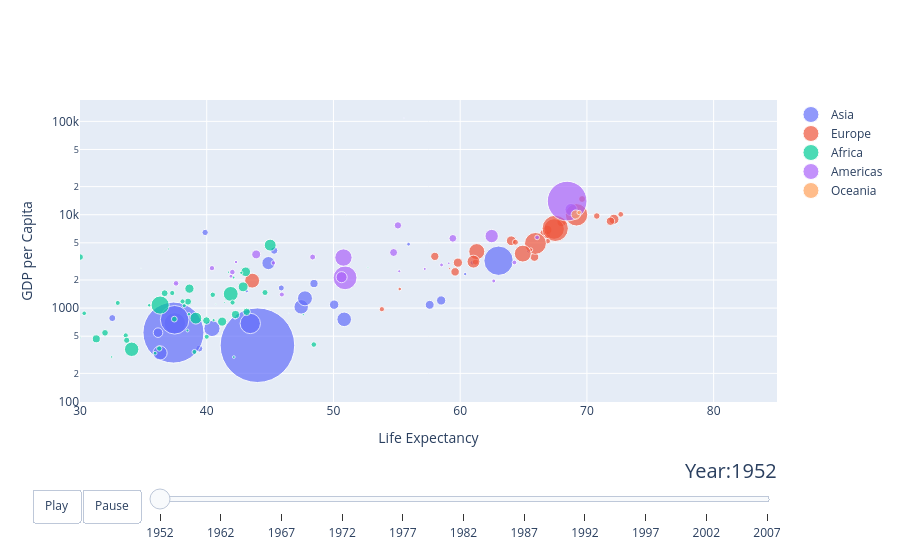

This figure's notebook cell:
### Markdown cell above
## [Plotly] Best example of animation

Source: [plotly](https://plotly.com/python/animations/) - _Using a Slider and Buttons_

### Code cell
url = "https://raw.githubusercontent.com/plotly/datasets/master/gapminderDataFiveYear.csv"
dataset = pd.read_csv(url)

years = ["1952", "1962", "1967", "1972", "1977", "1982", "1987", "1992", "1997", "2002",
         "2007"]

# make list of continents
continents = []
for continent in dataset["continent"]:
    if continent not in continents:
        continents.append(continent)

# make figure
fig_dict = {
    "data": [],
    "layout": {},
    "frames": []
}

# fill in most of layout
fig_dict["layout"]["xaxis"] = {"range": [30, 85], "title": "Life Expectancy"}
fig_dict["layout"]["yaxis"] = {"title": "GDP per Capita", "type": "log"}
fig_dict["layout"]["hovermode"] = "closest"
fig_dict["layout"]["updatemenus"] = [
    {
        "buttons": [
            {
                "args": [None, {"frame": {"duration": 500, "redraw": False},
                                "fromcurrent": True, "transition": {"duration": 300,
                                                                    "easing": "quadratic-in-out"}}],
                "label": "Play",
                "method": "animate"
            },
            {
                "args": [[None], {"frame": {"duration": 0, "redraw": False},
                                  "mode": "immediate",
                                  "transition": {"duration": 0}}],
                "label": "Pause",
                "method": "animate"
            }
        ],
        "direction": "left",
        "pad": {"r": 10, "t": 87},
        "showactive": False,
        "type": "buttons",
        "x": 0.1,
        "xanchor": "right",
        "y": 0,
        "yanchor": "top"
    }
]

sliders_dict = {
    "active": 0,
    "yanchor": "top",
    "xanchor": "left",
    "currentvalue": {
        "font": {"size": 20},
        "prefix": "Year:",
        "visible": True,
        "xanchor": "right"
    },
    "transition": {"duration": 300, "easing": "cubic-in-out"},
    "pad": {"b": 10, "t": 50},
    "len": 0.9,
    "x": 0.1,
    "y": 0,
    "steps": []
}

# make data
year = 1952
for continent in continents:
    dataset_by_year = dataset[dataset["year"] == year]
    dataset_by_year_and_cont = dataset_by_year[
        dataset_by_year["continent"] == continent]

    data_dict = {
        "x": list(dataset_by_year_and_cont["lifeExp"]),
        "y": list(dataset_by_year_and_cont["gdpPercap"]),
        "mode": "markers",
        "text": list(dataset_by_year_and_cont["country"]),
        "marker": {
            "sizemode": "area",
            "sizeref": 200000,
            "size": list(dataset_by_year_and_cont["pop"])
        },
        "name": continent
    }
    fig_dict["data"].append(data_dict)

# make frames
for year in years:
    frame = {"data": [], "name": str(year)}
    for continent in continents:
        dataset_by_year = dataset[dataset["year"] == int(year)]
        dataset_by_year_and_cont = dataset_by_year[
            dataset_by_year["continent"] == continent]

        data_dict = {
            "x": list(dataset_by_year_and_cont["lifeExp"]),
            "y": list(dataset_by_year_and_cont["gdpPercap"]),
            "mode": "markers",
            "text": list(dataset_by_year_and_cont["country"]),
            "marker": {
                "sizemode": "area",
                "sizeref": 200000,
                "size": list(dataset_by_year_and_cont["pop"])
            },
            "name": continent
        }
        frame["data"].append(data_dict)

    fig_dict["frames"].append(frame)
    slider_step = {"args": [
        [year],
        {"frame": {"duration": 300, "redraw": False},
         "mode": "immediate",
         "transition": {"duration": 300}}
    ],
        "label": year,
        "method": "animate"}
    sliders_dict["steps"].append(slider_step)


fig_dict["layout"]["sliders"] = [sliders_dict]

fig = go.Figure(fig_dict)

#fig.write_html("output.html", include_plotlyjs='cdn')

fig.show()

### Figure 1 — Plotly figure (JSON) as saved in the notebook; plotly's stock layout.template omitted (floating-point values rounded to 4 significant figures)
{"data": [{"marker": {"size": [8425333, 120447, 46886859, 4693836, 556263528, 2125900, 372000000, 82052000, 17272000, 5441766, 1620914, 86459025, 607914, 8865488, 20947571, 160000, 1439529, 6748378, 800663, 20092996, 9182536, 507833, 41346560, 22438691, 4005677, 1127000, 7982342, 3661549, 8550362, 21289402, 26246839, 1030585, 4963829], "sizemode": "area", "sizeref": 200000}, "mode": "markers", "name": "Asia", "text": ["Afghanistan", "Bahrain", "Bangladesh", "Cambodia", "China", "Hong Kong, China", "India", "Indonesia", "Iran", "Iraq", "Israel", "Japan", "Jordan", "Korea, Dem. Rep.", "Korea, Rep.", "Kuwait", "Lebanon", "Malaysia", "Mongolia", "Myanmar", "Nepal", "Oman", "Pakistan", "Philippines", "Saudi Arabia", "Singapore", "Sri Lanka", "Syria", "Taiwan", "Thailand", "Vietnam", "West Bank and Gaza", "Yemen, Rep."], "type": "scatter", "x": [28.8, 50.94, 37.48, 39.42, 44, 60.96, 37.37, 37.47, 44.87, 45.32, 65.39, 63.03, 43.16, 50.06, 47.45, 55.56, 55.93, 48.46, 42.24, 36.32, 36.16, 37.58, 43.44, 47.75, 39.88, 60.4, 57.59, 45.88, 58.5, 50.85, 40.41, 43.16, 32.55], "y": [779.4, 9867.0, 684.2, 368.5, 400.4, 3054.0, 546.6, 749.7, 3035.0, 4130.0, 4087.0, 3217.0, 1547.0, 1088.0, 1031.0, 108400.0, 4835.0, 1831.0, 786.6, 331, 545.9, 1828.0, 684.6, 1273.0, 6460.0, 2315.0, 1084.0, 1643.0, 1207.0, 757.8, 605.1, 1516.0, 781.7]}, {"marker": {"size": [1282697, 6927772, 8730405, 2791000, 7274900, 3882229, 9125183, 4334000, 4090500, 42459667, 69145952, 7733250, 9504000, 147962, 2952156, 47666000, 413834, 10381988, 3327728, 25730551, 8526050, 16630000, 6860147, 3558137, 1489518, 28549870, 7124673, 4815000, 22235677, 50430000], "sizemode": "area", "sizeref": 200000}, "mode": "markers", "name": "Europe", "text": ["Albania", "Austria", "Belgium", "Bosnia and Herzegovina", "Bulgaria", "Croatia", "Czech Republic", "Denmark", "Finland", "France", "Germany", "Greece", "Hungary", "Iceland", "Ireland", "Italy", "Montenegro", "Netherlands", "Norway", "Poland", "Portugal", "Romania", "Serbia", "Slovak Republic", "Slovenia", "Spain", "Sweden", "Switzerland", "Turkey", "United Kingdom"], "type": "scatter", "x": [55.23, 66.8, 68, 53.82, 59.6, 61.21, 66.87, 70.78, 66.55, 67.41, 67.5, 65.86, 64.03, 72.49, 66.91, 65.94, 59.16, 72.13, 72.67, 61.31, 59.82, 61.05, 58.0, 64.36, 65.57, 64.94, 71.86, 69.62, 43.59, 69.18], "y": [1601.0, 6137.0, 8343.0, 973.5, 2444.0, 3119.0, 6876.0, 9692.0, 6425.0, 7030.0, 7144.0, 3531.0, 5264.0, 7268.0, 5210.0, 4931.0, 2648.0, 8942.0, 10100.0, 4029.0, 3068.0, 3145.0, 3581.0, 5075.0, 4215.0, 3834.0, 8528.0, 14730.0, 1969.0, 9980.0]}, {"marker": {"size": [9279525, 4232095, 1738315, 442308, 4469979, 2445618, 5009067, 1291695, 2682462, 153936, 14100005, 854885, 2977019, 63149, 22223309, 216964, 1438760, 20860941, 420702, 284320, 5581001, 2664249, 580653, 6464046, 748747, 863308, 1019729, 4762912, 2917802, 3838168, 1022556, 516556, 9939217, 6446316, 485831, 3379468, 33119096, 257700, 2534927, 60011, 2755589, 2143249, 2526994, 14264935, 8504667, 290243, 8322925, 1219113, 3647735, 5824797, 2672000, 3080907], "sizemode": "area", "sizeref": 200000}, "mode": "markers", "name": "Africa", "text": ["Algeria", "Angola", "Benin", "Botswana", "Burkina Faso", "Burundi", "Cameroon", "Central African Republic", "Chad", "Comoros", "Congo, Dem. Rep.", "Congo, Rep.", "Cote d'Ivoire", "Djibouti", "Egypt", "Equatorial Guinea", "Eritrea", "Ethiopia", "Gabon", "Gambia", "Ghana", "Guinea", "Guinea-Bissau", "Kenya", "Lesotho", "Liberia", "Libya", "Madagascar", "Malawi", "Mali", "Mauritania", "Mauritius", "Morocco", "Mozambique", "Namibia", "Niger", "Nigeria", "Reunion", "Rwanda", "Sao Tome and Principe", "Senegal", "Sierra Leone", "Somalia", "South Africa", "Sudan", "Swaziland", "Tanzania", "Togo", "Tunisia", "Uganda", "Zambia", "Zimbabwe"], "type": "scatter", "x": [43.08, 30.02, 38.22, 47.62, 31.98, 39.03, 38.52, 35.46, 38.09, 40.72, 39.14, 42.11, 40.48, 34.81, 41.89, 34.48, 35.93, 34.08, 37.0, 30, 43.15, 33.61, 32.5, 42.27, 42.14, 38.48, 42.72, 36.68, 36.26, 33.69, 40.54, 50.99, 42.87, 31.29, 41.73, 37.44, 36.32, 52.72, 40, 46.47, 37.28, 30.33, 32.98, 45.01, 38.63, 41.41, 41.22, 38.6, 44.6, 39.98, 42.04, 48.45], "y": [2449.0, 3521.0, 1063.0, 851.2, 543.3, 339.3, 1173.0, 1071.0, 1179.0, 1103.0, 780.5, 2126.0, 1389.0, 2670.0, 1419.0, 375.6, 328.9, 362.1, 4293.0, 485.2, 911.3, 510.2, 299.9, 853.5, 298.8, 575.6, 2388.0, 1443.0, 369.2, 452.3, 743.1, 1968.0, 1688.0, 468.5, 2424.0, 761.9, 1077.0, 2719.0, 493.3, 879.6, 1450.0, 879.8, 1136.0, 4725.0, 1616.0, 1148.0, 716.7, 859.8, 1468.0, 734.8, 1147.0, 406.9]}, {"marker": {"size": [17876956, 2883315, 56602560, 14785584, 6377619, 12350771, 926317, 6007797, 2491346, 3548753, 2042865, 3146381, 3201488, 1517453, 1426095, 30144317, 1165790, 940080, 1555876, 8025700, 2227000, 662850, 157553000, 2252965, 5439568], "sizemode": "area", "sizeref": 200000}, "mode": "markers", "name": "Americas", "text": ["Argentina", "Bolivia", "Brazil", "Canada", "Chile", "Colombia", "Costa Rica", "Cuba", "Dominican Republic", "Ecuador", "El Salvador", "Guatemala", "Haiti", "Honduras", "Jamaica", "Mexico", "Nicaragua", "Panama", "Paraguay", "Peru", "Puerto Rico", "Trinidad and Tobago", "United States", "Uruguay", "Venezuela"], "type": "scatter", "x": [62.48, 40.41, 50.92, 68.75, 54.74, 50.64, 57.21, 59.42, 45.93, 48.36, 45.26, 42.02, 37.58, 41.91, 58.53, 50.79, 42.31, 55.19, 62.65, 43.9, 64.28, 59.1, 68.44, 66.07, 55.09], "y": [5911.0, 2677.0, 2109.0, 11370.0, 3940.0, 2144.0, 2627.0, 5587.0, 1398.0, 3522.0, 3048.0, 2428.0, 1840.0, 2195.0, 2899.0, 3478.0, 3112.0, 2480.0, 1952.0, 3759.0, 3082.0, 3023.0, 13990.0, 5717.0, 7690.0]}, {"marker": {"size": [8691212, 1994794], "sizemode": "area", "sizeref": 200000}, "mode": "markers", "name": "Oceania", "text": ["Australia", "New Zealand"], "type": "scatter", "x": [69.12, 69.39], "y": [10040.0, 10560.0]}], "layout": {"hovermode": "closest", "sliders": [{"active": 0, "currentvalue": {"font": {"size": 20}, "prefix": "Year:", "visible": true, "xanchor": "right"}, "len": 0.9, "pad": {"b": 10, "t": 50}, "steps": [{"args": [["1952"], {"frame": {"duration": 300, "redraw": false}, "mode": "immediate", "transition": {"duration": 300}}], "label": "1952", "method": "animate"}, {"args": [["1962"], {"frame": {"duration": 300, "redraw": false}, "mode": "immediate", "transition": {"duration": 300}}], "label": "1962", "method": "animate"}, {"args": [["1967"], {"frame": {"duration": 300, "redraw": false}, "mode": "immediate", "transition": {"duration": 300}}], "label": "1967", "method": "animate"}, {"args": [["1972"], {"frame": {"duration": 300, "redraw": false}, "mode": "immediate", "transition": {"duration": 300}}], "label": "1972", "method": "animate"}, {"args": [["1977"], {"frame": {"duration": 300, "redraw": false}, "mode": "immediate", "transition": {"duration": 300}}], "label": "1977", "method": "animate"}, {"args": [["1982"], {"frame": {"duration": 300, "redraw": false}, "mode": "immediate", "transition": {"duration": 300}}], "label": "1982", "method": "animate"}, {"args": [["1987"], {"frame": {"duration": 300, "redraw": false}, "mode": "immediate", "transition": {"duration": 300}}], "label": "1987", "method": "animate"}, {"args": [["1992"], {"frame": {"duration": 300, "redraw": false}, "mode": "immediate", "transition": {"duration": 300}}], "label": "1992", "method": "animate"}, {"args": [["1997"], {"frame": {"duration": 300, "redraw": false}, "mode": "immediate", "transition": {"duration": 300}}], "label": "1997", "method": "animate"}, {"args": [["2002"], {"frame": {"duration": 300, "redraw": false}, "mode": "immediate", "transition": {"duration": 300}}], "label": "2002", "method": "animate"}, {"args": [["2007"], {"frame": {"duration": 300, "redraw": false}, "mode": "immediate", "transition": {"duration": 300}}], "label": "2007", "method": "animate"}], "transition": {"duration": 300, "easing": "cubic-in-out"}, "x": 0.1, "xanchor": "left", "y": 0, "yanchor": "top"}], "updatemenus": [{"buttons": [{"args": [null, {"frame": {"duration": 500, "redraw": false}, "fromcurrent": true, "transition": {"duration": 300, "easing": "quadratic-in-out"}}], "label": "Play", "method": "animate"}, {"args": [[null], {"frame": {"duration": 0, "redraw": false}, "mode": "immediate", "transition": {"duration": 0}}], "label": "Pause", "method": "animate"}], "direction": "left", "pad": {"r": 10, "t": 87}, "showactive": false, "type": "buttons", "x": 0.1, "xanchor": "right", "y": 0, "yanchor": "top"}], "xaxis": {"range": [30, 85], "title": {"text": "Life Expectancy"}}, "yaxis": {"title": {"text": "GDP per Capita"}, "type": "log"}}}
